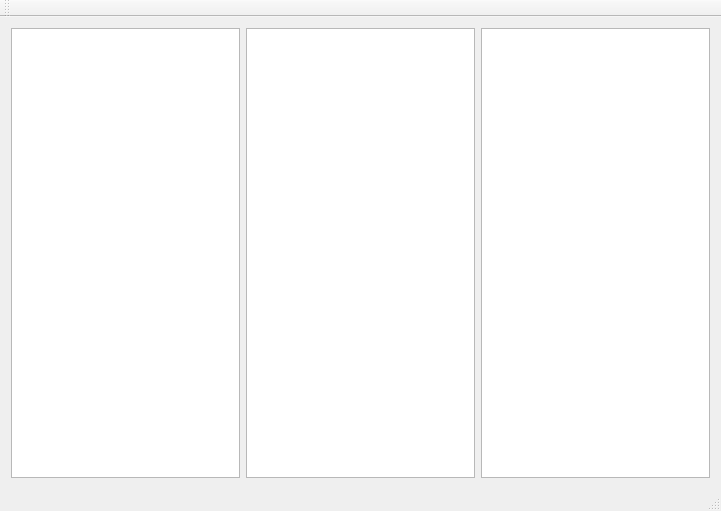
<?xml version="1.0" encoding="UTF-8"?>
<ui version="4.0">
 <class>DiffView</class>
 <widget class="QMainWindow" name="DiffView">
  <property name="geometry">
   <rect>
    <x>0</x>
    <y>0</y>
    <width>721</width>
    <height>511</height>
   </rect>
  </property>
  <property name="windowTitle">
   <string>DiffView</string>
  </property>
  <widget class="QWidget" name="centralWidget">
   <layout class="QHBoxLayout" name="horizontalLayout">
    <item>
     <widget class="QGraphicsView" name="graphicsView"/>
    </item>
    <item>
     <widget class="QTextEdit" name="diff2"/>
    </item>
    <item>
     <widget class="QTextEdit" name="diff3"/>
    </item>
   </layout>
  </widget>
  <widget class="QMenuBar" name="menuBar">
   <property name="geometry">
    <rect>
     <x>0</x>
     <y>0</y>
     <width>721</width>
     <height>22</height>
    </rect>
   </property>
  </widget>
  <widget class="QToolBar" name="mainToolBar">
   <attribute name="toolBarArea">
    <enum>TopToolBarArea</enum>
   </attribute>
   <attribute name="toolBarBreak">
    <bool>false</bool>
   </attribute>
  </widget>
  <widget class="QStatusBar" name="statusBar"/>
 </widget>
 <layoutdefault spacing="6" margin="11"/>
 <resources/>
 <connections/>
</ui>
